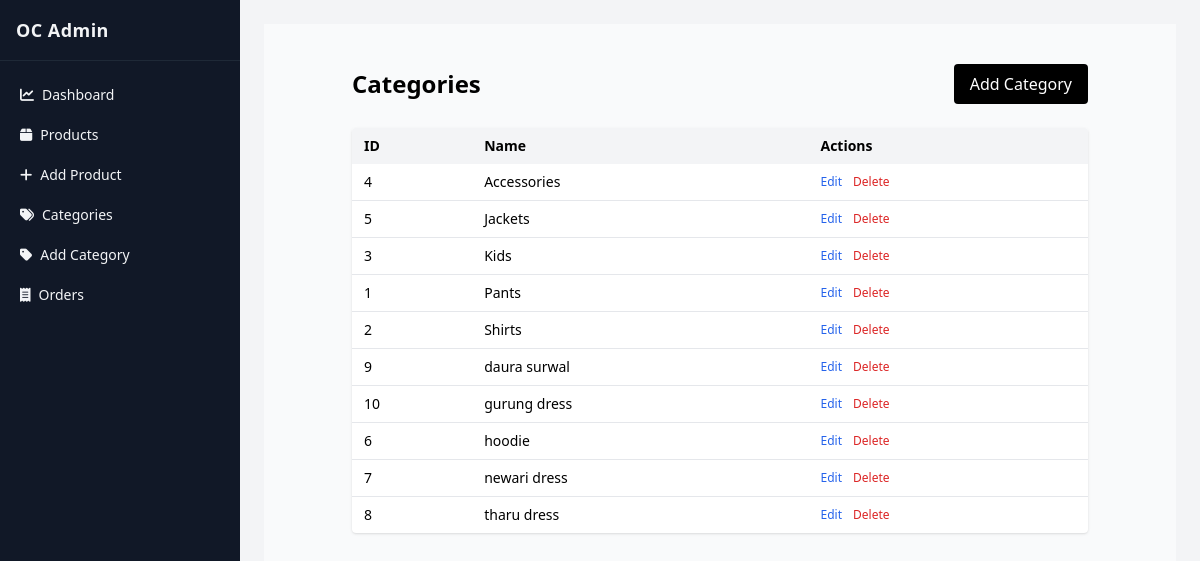
/adminpanel/categories/ (signed in), run on the app's committed database.
### store/models.py (models this page shows, shortened)
class Category(models.Model):
    name = models.CharField(max_length=50)  # Category name (max 50 chars)
    class Meta:
        verbose_name_plural = 'categories'

### store/views.py (the view)
# urls.py: path('adminpanel/categories/', views.admin_categories, name='admin_categories'),
@staff_member_required(login_url='/adminpanel/login/')
def admin_categories(request):
    categories = Category.objects.all().order_by('name')
    return render(request, 'admin/view_categories.html', { 'categories': categories })

### store/templates/admin/view_categories.html
{% extends 'admin/base_admin.html' %}
{% block content %}
<section class="py-10 bg-gray-50 min-h-screen">
  <div class="max-w-3xl mx-auto px-4">
    <div class="flex items-center justify-between mb-6">
      <h1 class="text-2xl font-bold">Categories</h1>
  <a href="{% url 'store:admin_add_category' %}" class="bg-black text-white px-4 py-2 rounded">Add Category</a>
    </div>
    <div class="bg-white rounded shadow overflow-hidden">
      <table class="w-full text-sm">
        <thead class="bg-gray-100 text-left">
          <tr>
            <th class="py-2 px-3">ID</th>
            <th class="py-2 px-3">Name</th>
            <th class="py-2 px-3">Actions</th>
          </tr>
        </thead>
        <tbody>
          {% for c in categories %}
          <tr class="border-b last:border-0">
            <td class="py-2 px-3">{{ c.id }}</td>
            <td class="py-2 px-3">{{ c.name }}</td>
            <td class="py-2 px-3 text-xs space-x-2">
              <a href="{% url 'store:admin_edit_category' c.id %}" class="text-blue-600 hover:underline">Edit</a>
              <a href="{% url 'store:admin_delete_category' c.id %}" onclick="return confirm('Delete this category?')" class="text-red-600 hover:underline">Delete</a>
            </td>
          </tr>
          {% empty %}
          <tr><td colspan="2" class="py-6 text-center text-gray-500">No categories found.</td></tr>
          {% endfor %}
        </tbody>
      </table>
    </div>
  </div>
</section>
{% endblock %}

### data on the page
Category: id "4", name "Accessories"
Category: id "5", name "Jackets"
Category: id "3", name "Kids"
Category: id "1", name "Pants"
Category: id "2", name "Shirts"
Category: id "9", name "daura surwal"
Category: id "10", name "gurung dress"
Category: id "6", name "hoodie"
Category: id "7", name "newari dress"
Category: id "8", name "tharu dress"
